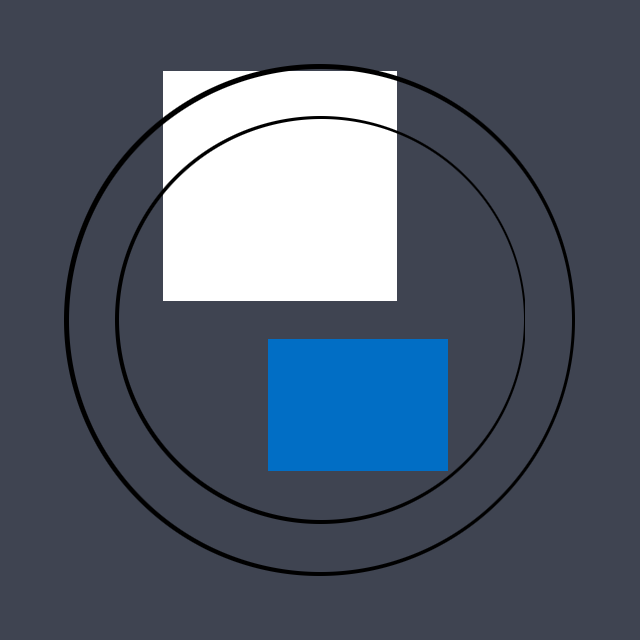

Recreate this plot in Python.
from psdtoolsx import PSDImage
psd = PSDImage.open("test.psd")
psd.composite().save('test.png')

for layer in psd[::-1]:
    print(layer)
    image = layer.composite()
